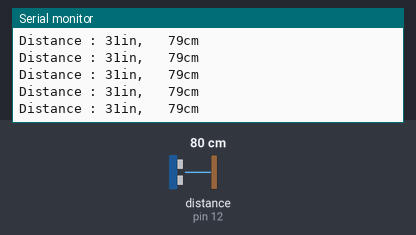
This sketch was run on a simulated Arduino Uno, built with avr-gcc and run on an emulated ATmega328P. Parts: the last lines printed to the serial monitor. Wiring (inferred from the names in the program): ultrasonic range finder: trigger pin 13; echo pin 12. Inputs (shaded band) come from the test bench; at power-on: distance to the obstacle (sensor on pin 12) 80 cm. The echo pulse lasts 58.3 µs per cm.

Above: at 1.2 s.
1.3 s: distance to the obstacle (sensor on pin 12) set to 2 cm
At 1.72 s:
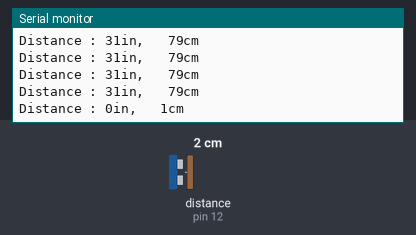
4.3 s: distance to the obstacle (sensor on pin 12) set to 4 cm
At 4.48 s:
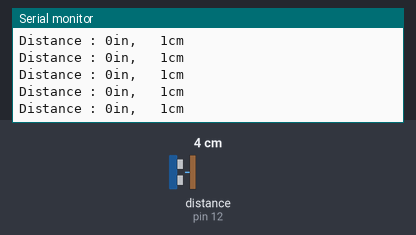
Timing chart, 0 to 7.3 s (numbered marks = the images above; inputs shaded):
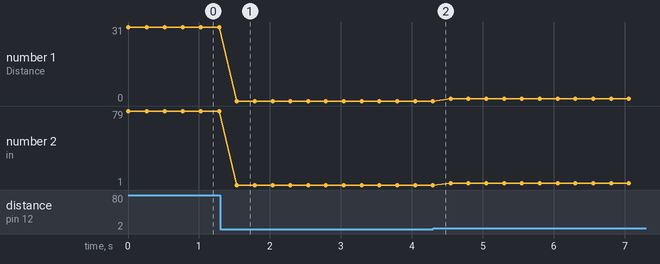

Measured:
- after the input at 1.3 s, the serial monitor: prints a new line after 0.23 s (image 1)
- plotted number 1: 31 → 0 after the input at 1.3 s
- plotted number 2: 79 → 1 after the input at 1.3 s, 1 → 3 after the input at 4.3 s

The sketch:

sonic.ino.ino
```cpp
int trigPin = 13;                  //Trig Pin
int echoPin = 12;                  //Echo Pin
long duration, cm, inches;

void setup() {
  Serial.begin (9600);             // Serial Port begin
  pinMode(trigPin, OUTPUT);        // 定義輸入及輸出
  pinMode(echoPin, INPUT);
}

void loop()
{
  digitalWrite(trigPin, LOW);
  delayMicroseconds(5);
  digitalWrite(trigPin, HIGH);     // 給 Trig 高電位，持續 10微秒
  delayMicroseconds(10);
  digitalWrite(trigPin, LOW);

  pinMode(echoPin, INPUT);             // 讀取 echo 的電位
  duration = pulseIn(echoPin, HIGH);   // 收到高電位時的時間

  cm = (duration/2) / 29.1;         // 將時間換算成距離 cm 或 inch
  inches = (duration/2) / 74;

  Serial.print("Distance : ");
  Serial.print(inches);
  Serial.print("in,   ");
  Serial.print(cm);
  Serial.print("cm");
  Serial.println();

  delay(250);
}
```
